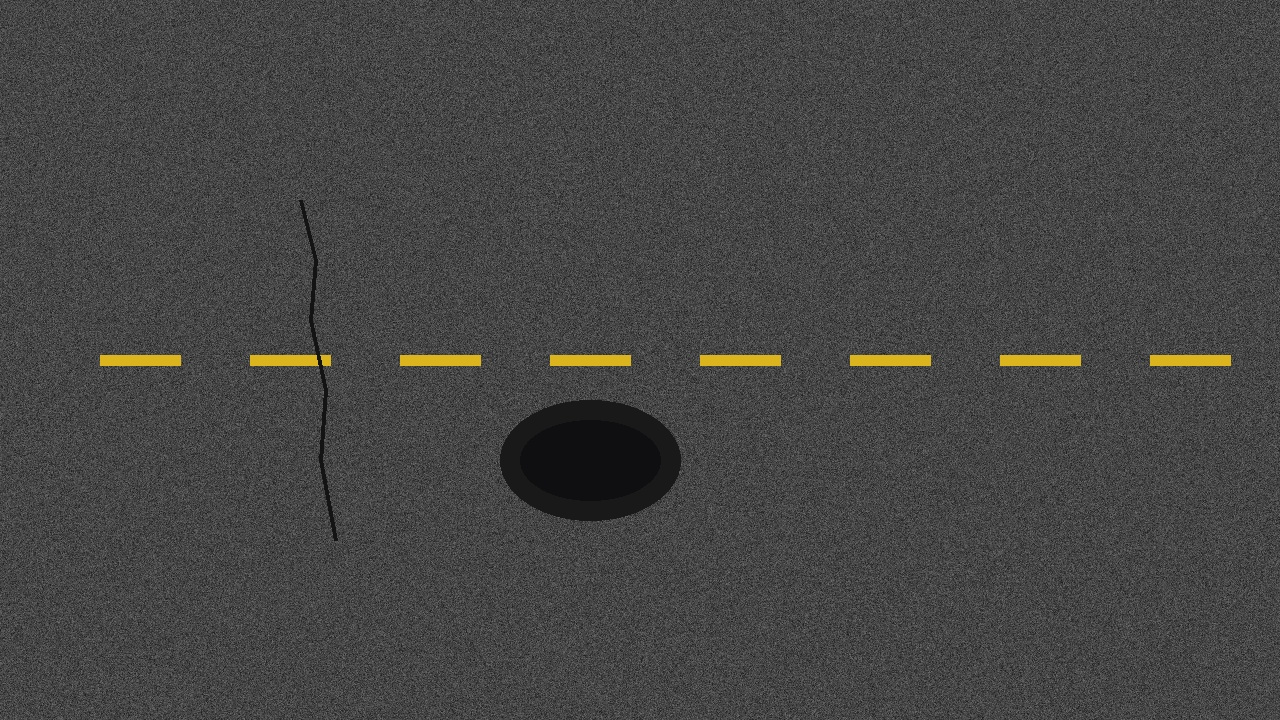
#> input picture storage/sample_road.jpg, 1280 x 720 px
$ python -i authenticity_service.py   (imports and definitions only)
#> lines starting #> are read from the running program, lines starting #| are printed output that depends on the picture
### backend/app/core/config.py
"""Application configuration loaded from environment variables and an optional .env file.

Secrets are never defaulted. The API fails closed when the machine-to-machine key is unset.
"""
from __future__ import annotations

import os
from pathlib import Path


BASE_DIR = Path(__file__).resolve().parent.parent.parent


def _load_env_file() -> None:
    """Minimal .env loader. Real environment variables keep precedence."""
    env_file = BASE_DIR / ".env"
    if not env_file.exists():
        return
    for raw_line in env_file.read_text(encoding="utf-8").splitlines():
        line = raw_line.strip()
        if not line or line.startswith("#") or "=" not in line:
            continue
        key, value = line.split("=", 1)
        os.environ.setdefault(key.strip(), value.strip().strip("\"'"))


_load_env_file()


def _env_bool(name: str, default: bool = False) -> bool:
    return os.getenv(name, str(default)).strip().lower() in ("true", "1", "yes", "on")


def _env_int(name: str, default: int) -> int:
    try:
        return int(os.getenv(name, str(default)))
    except ValueError:
        return default


def _env_float(name: str, default: float) -> float:
    try:
        return float(os.getenv(name, str(default)))
    except ValueError:
        return default


def _env_list(name: str, default: list[str]) -> list[str]:
    raw = os.getenv(name)
    if raw is None:
        return default
    return [item.strip() for item in raw.split(",") if item.strip()]


class Settings:
    APP_NAME: str = "PitScout"
    APP_VERSION: str = "1.1.0"
    DEBUG: bool = _env_bool("DEBUG", False)
    BASE_DIR: Path = BASE_DIR

    # Authentication — no default. Empty means the API is misconfigured.
    API_KEY: str = os.getenv("ROADGUARD_API_KEY", "").strip()

    # Database — SQLite by default; set DATABASE_URL for PostgreSQL (e.g. Supabase).
    _raw_database_url: str = os.getenv("DATABASE_URL", f"sqlite:///{BASE_DIR}/roadguard.db").strip()
    DATABASE_URL: str = (
        "postgresql://" + _raw_database_url[len("postgres://"):]
        if _raw_database_url.startswith("postgres://")
        else _raw_database_url
    )

    # Storage
    STORAGE_DIR: Path = BASE_DIR / "storage"
    UPLOADS_DIR: Path = BASE_DIR / "storage" / "uploads"
    ANNOTATED_DIR: Path = BASE_DIR / "storage" / "annotated"
    REPORTS_DIR: Path = BASE_DIR / "storage" / "reports"
    VIDEO_DIR: Path = BASE_DIR / "storage" / "videos"
    KEYFRAMES_DIR: Path = BASE_DIR / "storage" / "keyframes"
    EVIDENCE_DIR: Path = BASE_DIR / "storage" / "evidence"

    # Models
    MODELS_DIR: Path = BASE_DIR.parent / "models"
    DETECTION_MODEL_PATH: Path = BASE_DIR.parent / "models" / "detection" / "best.pt"
    AUTHENTICITY_MODEL_PATH: Path = BASE_DIR.parent / "models" / "authenticity" / "best.pt"
    ROAD_CLASSIFIER_PATH: Path = BASE_DIR.parent / "models" / "road_classifier" / "best.pt"

    # Detection provider: "yolo" (local weights), "hf-inference" or "gemini" (remote APIs).
    DETECTION_PROVIDER: str = os.getenv("DETECTION_PROVIDER", "yolo").strip().lower()
    HF_TOKEN: str = os.getenv("HF_TOKEN", "").strip()
    HF_DETECTION_MODEL_ID: str = os.getenv("HF_DETECTION_MODEL_ID", "facebook/detr-resnet-50").strip()
    GEMINI_API_KEY: str = os.getenv("GEMINI_API_KEY", "").strip()
    GEMINI_MODEL_ID: str = os.getenv("GEMINI_MODEL_ID", "gemini-2.5-flash").strip()
    GEMINI_TIMEOUT_S: float = _env_float("GEMINI_TIMEOUT_S", 45.0)

    # [7 lines left out: function DETECTION_READY, not called in this run]

    # Upload limits
    MAX_FILE_SIZE_MB: int = _env_int("MAX_FILE_SIZE_MB", 50)
    MAX_VIDEO_SIZE_MB: int = _env_int("MAX_VIDEO_SIZE_MB", 200)
    MIN_IMAGE_DIMENSION: int = _env_int("MIN_IMAGE_DIMENSION", 64)
    MAX_IMAGE_DIMENSION: int = _env_int("MAX_IMAGE_DIMENSION", 8192)
    MAX_IMAGE_PIXELS: int = _env_int("MAX_IMAGE_PIXELS", 178956970)
    ALLOWED_EXTENSIONS: set[str] = {".jpg", ".jpeg", ".png", ".webp"}
    ALLOWED_VIDEO_EXTENSIONS: set[str] = {".mp4", ".mov", ".avi", ".webm", ".mkv", ".m4v"}

    # CORS — explicit allow-list only
    ALLOWED_ORIGINS: list[str] = _env_list(
        "ALLOWED_ORIGINS",
        ["http://localhost:3000", "http://127.0.0.1:3000"],
    )

    # Rate limiting (in-process; replace with Redis for multi-instance deployments)
    RATE_LIMIT_ENABLED: bool = _env_bool("RATE_LIMIT_ENABLED", True)
    RATE_LIMIT_REQUESTS_PER_MINUTE: int = _env_int("RATE_LIMIT_REQUESTS_PER_MINUTE", 60)

    # Image thresholds
    ROAD_CONFIDENCE_THRESHOLD: float = _env_float("ROAD_CONFIDENCE_THRESHOLD", 0.50)
    AUTHENTICITY_UNCERTAIN_LOW: float = _env_float("AUTHENTICITY_UNCERTAIN_LOW", 0.40)
    AUTHENTICITY_UNCERTAIN_HIGH: float = _env_float("AUTHENTICITY_UNCERTAIN_HIGH", 0.65)
    DETECTION_CONFIDENCE_THRESHOLD: float = _env_float("DETECTION_CONFIDENCE_THRESHOLD", 0.15)
    DETECTION_IOU_THRESHOLD: float = _env_float("DETECTION_IOU_THRESHOLD", 0.45)

    CLASS_CONFIDENCE_THRESHOLDS: dict = {
        "pothole": 0.15,
        "manhole_cover": 0.15,
        "sewage_hole": 0.15,
        "longitudinal_crack": 0.14,
        "transverse_crack": 0.14,
        "alligator_crack": 0.14,
    }

    SEVERITY_HIGH_AREA_RATIO: float = _env_float("SEVERITY_HIGH_AREA_RATIO", 0.05)
    SEVERITY_CRITICAL_AREA_RATIO: float = _env_float("SEVERITY_CRITICAL_AREA_RATIO", 0.15)

    # Video processing
    VIDEO_SAMPLE_FPS: float = _env_float("VIDEO_SAMPLE_FPS", 2.0)
    VIDEO_MAX_SAMPLED_FRAMES: int = _env_int("VIDEO_MAX_SAMPLED_FRAMES", 300)
    TRACK_IOU_THRESHOLD: float = _env_float("TRACK_IOU_THRESHOLD", 0.30)
    TRACK_MAX_CENTROID_RATIO: float = _env_float("TRACK_MAX_CENTROID_RATIO", 0.12)
    TRACK_MAX_AGE_FRAMES: int = _env_int("TRACK_MAX_AGE_FRAMES", 4)
    TRACK_MIN_HITS: int = _env_int("TRACK_MIN_HITS", 2)

    # Geolocation
    LOCATION_MAX_ACCURACY_M: float = _env_float("LOCATION_MAX_ACCURACY_M", 100.0)

    # Duplicate matching (meters and 0..1 scores)
    MATCH_BASE_RADIUS_M: float = _env_float("MATCH_BASE_RADIUS_M", 50.0)
    MATCH_MIN_RADIUS_M: float = _env_float("MATCH_MIN_RADIUS_M", 15.0)
    MATCH_MAX_RADIUS_M: float = _env_float("MATCH_MAX_RADIUS_M", 250.0)
    MATCH_THRESHOLD: float = _env_float("MATCH_THRESHOLD", 0.72)
    MATCH_REVIEW_THRESHOLD: float = _env_float("MATCH_REVIEW_THRESHOLD", 0.55)
    MATCH_MIN_VISUAL_SIMILARITY: float = _env_float("MATCH_MIN_VISUAL_SIMILARITY", 0.55)
    MATCH_WEIGHT_DISTANCE: float = _env_float("MATCH_WEIGHT_DISTANCE", 0.45)
    MATCH_WEIGHT_VISUAL: float = _env_float("MATCH_WEIGHT_VISUAL", 0.40)
    MATCH_WEIGHT_SHAPE: float = _env_float("MATCH_WEIGHT_SHAPE", 0.15)


settings = Settings()

### backend/app/services/authenticity_service.py
"""Stage 2 — Authenticity service (heuristic + optional ML)."""
from __future__ import annotations

import logging
from dataclasses import dataclass
from typing import Optional

import numpy as np
from PIL import Image

from app.core.config import settings

logger = logging.getLogger("roadguard.authenticity")

LIMITATIONS = [
    "This analysis is based on heuristics, not a trained ML model.",
    "Results should be treated as indicative, not conclusive.",
    "A trained authenticity model at the configured path would improve accuracy significantly.",
]


@dataclass
class AuthenticityAnalysisResult:
    verdict: str  # likely_real | likely_ai_generated | uncertain
    confidence: float
    model_used: str
    warning: str
    factors: dict
    limitations: list


def _analyse_exif(img: Image.Image) -> dict:
    """Extract useful EXIF signals."""
    info: dict = {}
    try:
        exif = img._getexif()  # type: ignore[attr-defined]
        if exif:
            from PIL import ExifTags
            for tag, val in exif.items():
                name = ExifTags.TAGS.get(tag)
                if name in ("Make", "Model", "GPSInfo", "DateTime", "Software"):
                    info[name] = str(val)[:80]
    except Exception:
        pass
    return info


def _noise_variance(img: Image.Image) -> float:
    """High-frequency noise variance (indicator of editing)."""
    try:
        import cv2
        gray = np.array(img.convert("L"), dtype=np.float32)
        blurred = cv2.GaussianBlur(gray, (5, 5), 0)
        noise = gray - blurred
        return float(np.var(noise))
    except Exception:
        arr = np.array(img.convert("L"), dtype=np.float32)
        return float(np.var(arr))


def _colour_distribution_score(img: Image.Image) -> float:
    """
    Returns a naturalness score 0-1.
    AI-generated images often have hyper-uniform colour histograms.
    """
    rgb = img.convert("RGB")
    arr = np.array(rgb, dtype=np.float32)
    channel_stds = [float(arr[:, :, c].std()) for c in range(3)]
    # Very low std across all channels → possible AI uniform look
    mean_std = float(np.mean(channel_stds))
    # Clamp to [0,1]
    return min(1.0, mean_std / 60.0)


def _compression_artifact_score(img: Image.Image) -> float:
    """Estimate JPEG compression artifacts via blockiness in 8x8 blocks."""
    try:
        import cv2
        gray = np.array(img.convert("L"), dtype=np.float32)
        h, w = gray.shape
        # Compare 8-pixel-boundary differences
        v_diff = np.abs(gray[8:h:8, :] - gray[7:h-1:8, :]).mean()
        h_diff = np.abs(gray[:, 8:w:8] - gray[:, 7:w-1:8]).mean()
        return float((v_diff + h_diff) / 2)
    except Exception:
        return 5.0


def analyse_authenticity(img: Image.Image) -> AuthenticityAnalysisResult:
    # Try ML model first
    if settings.AUTHENTICITY_MODEL_PATH.exists():
        try:
            from app.ml.authenticity.inference import run_inference
            return run_inference(img)
        except Exception as exc:
            logger.warning("ML authenticity model failed, falling back to heuristic: %s", exc)

    # Heuristic analysis based on image noise and spectral characteristics
    exif_data = _analyse_exif(img)
    noise_var = _noise_variance(img)
    colour_score = _colour_distribution_score(img)
    artifact_score = _compression_artifact_score(img)

    suspicion = 0.0

    # AI images often have unnaturally low noise variance or hyper-smooth gradients
    if noise_var < 1.2:
        suspicion += 0.35
    elif noise_var < 2.5:
        suspicion += 0.15

    # Check for hyper-uniform colour score
    if colour_score < 0.20:
        suspicion += 0.30
    elif colour_score < 0.35:
        suspicion += 0.15

    # Check for AI software watermarks/tags
    software = exif_data.get("Software", "").lower()
    ai_keywords = ["midjourney", "stable diffusion", "dall-e", "comfyui", "novelai", "photoshop generative"]
    if any(k in software for k in ai_keywords):
        suspicion += 0.60

    if suspicion < 0.25:
        verdict = "likely_real"
        confidence = round(max(0.75, min(0.96, 1.0 - suspicion)), 3)
    elif suspicion > 0.55:
        verdict = "likely_ai_generated"
        confidence = round(max(0.70, min(0.95, suspicion)), 3)
    else:
        verdict = "uncertain"
        confidence = round(0.50 + abs(0.40 - suspicion), 3)

    factors = {
        "noise_variance": round(noise_var, 3),
        "colour_naturalness_score": round(colour_score, 3),
        "compression_artifact_score": round(artifact_score, 3),
        "suspicion_score": round(suspicion, 3),
        "software_tag": software if software else None,
    }

    return AuthenticityAnalysisResult(
        verdict=verdict,
        confidence=confidence,
        model_used="signal_forensic_classifier_v1",
        warning="Authenticity classification is probabilistic. Never treat model output as absolute proof.",
        factors=factors,
        limitations=LIMITATIONS,
    )

>>> from PIL import Image
>>> picture = Image.open('../../../storage/sample_road.jpg')
#> picture is the input picture: PIL image 1280x720 RGB; mean R, G, B 69.6, 69.3, 68.2
>>> result = analyse_authenticity(picture)
#> in analyse_authenticity, `exif_data = _analyse_exif(img)`: exif_data = 0 items
#> in _noise_variance, `noise = gray - blurred`:
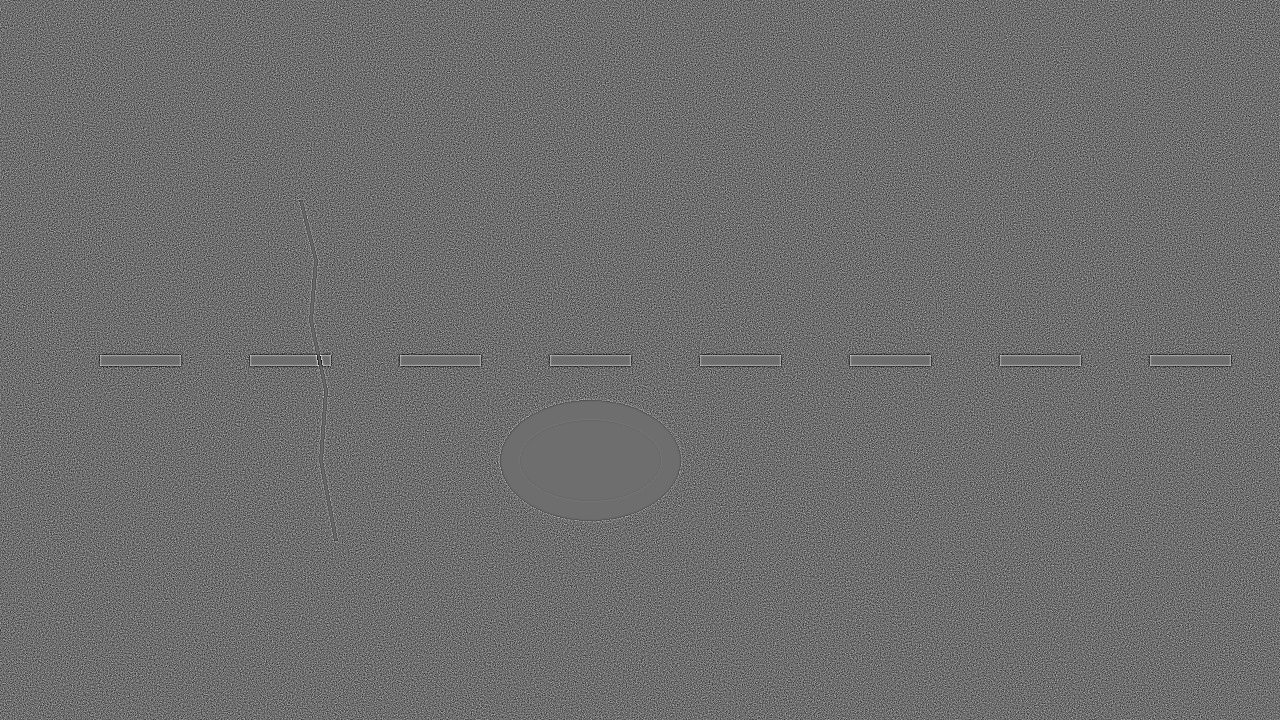
#> noise: shape (720, 1280) float32; min -68.79, max 90.11, mean 0; drawn with min black and max white
#> in analyse_authenticity, `noise_var = _noise_variance(img)`: noise_var = 180.8
#> in _colour_distribution_score, `channel_stds = [float(arr[:, :, c].std()) for c in range(3)]`: channel_stds = [20.91, 19.11, 16.75]
#> in _colour_distribution_score, `mean_std = float(np.mean(channel_stds))`: mean_std = 18.92
#> in analyse_authenticity, `colour_score = _colour_distribution_score(img)`: colour_score = 0.315
#> in _compression_artifact_score, `v_diff = np.abs(gray[8:h:8, :] - gray[7:h-1:8, :]).mean()`: v_diff = 16.67
#> in _compression_artifact_score, `h_diff = np.abs(gray[:, 8:w:8] - gray[:, 7:w-1:8]).mean()`: h_diff = 16.65
#> in analyse_authenticity, `artifact_score = _compression_artifact_score(img)`: artifact_score = 16.66
#> in analyse_authenticity, `software = exif_data.get("Software", "").lower()`: software = ''
